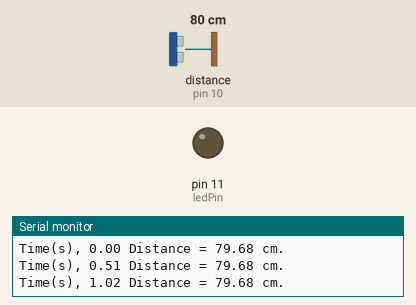
The sketch below on a simulated Arduino Uno, built with avr-gcc and run on an emulated ATmega328P. Parts: output pins drawn as LEDs (lit = HIGH), the last lines printed to the serial monitor. Wiring (inferred from the names in the program): ultrasonic range finder: trigger pin 9; echo pin 10. The test bench sets the inputs (shaded band); at power-on: distance to the obstacle (sensor on pin 10) 80 cm. The echo pulse lasts 58.3 µs per cm; pins used as bus, display or sensor lines are not drawn.

Above: at 1.3 s.
1.4 s: distance to the obstacle (sensor on pin 10) set to 12 cm
2.9 s: distance to the obstacle (sensor on pin 10) set to 9 cm
At 4.2 s:
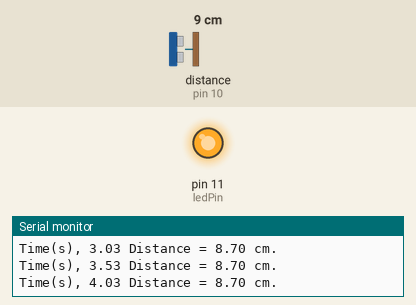
4.5 s: distance to the obstacle (sensor on pin 10) set to 18 cm
At 5.7 s:
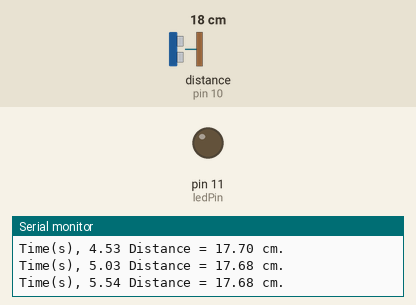
6.0 s: distance to the obstacle (sensor on pin 10) set to 2 cm
At 7.2 s:
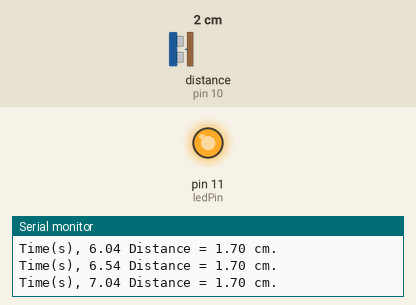
Timing chart, 0 to 8.5 s (numbered marks = the images above; inputs shaded):
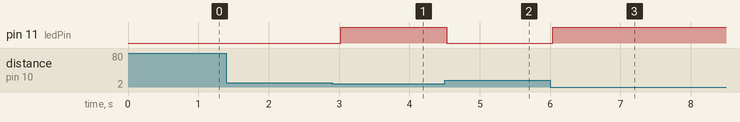

The sketch:

Ultrasonic_Sensor_with_Distance_.ino
```cpp
// Define Pin Numbers
const int triggerPin = 9;
const int echoPin = 10;
const int ledPin = 11;
float pulse_width, distance;


void setup() {
  // put your setup code here, to run once:
  pinMode(triggerPin, OUTPUT);
  pinMode(echoPin, INPUT);
  pinMode(ledPin, OUTPUT);
  Serial.begin(9600);
  digitalWrite(triggerPin, LOW); // Sets the triggerPin Low or essentilly resets it.
  delayMicroseconds(2); // Waits two seconds before going into the loop.

}

void loop() {
  // put your main code here, to run repeatedly:
  digitalWrite(triggerPin, HIGH); // TriggerPin High for 10 ms
  delayMicroseconds(10);
  digitalWrite(triggerPin, LOW);  // TriggerPin low to read the echo signal
  pulse_width = pulseIn(echoPin, HIGH);
  distance = (pulse_width*0.0343)/2;
  distance = constrain(distance, 0, 400);

  float t = ((float) millis())/1000.0; // Current time
  Serial.print("Time(s), ");
  Serial.print(t);
  Serial.print(" Distance = ");
  Serial.print(distance);
  Serial.print(" cm.\n");
  if (distance <= 10 or distance == 400) {
    digitalWrite(ledPin, HIGH);

  }
  else {
    digitalWrite(ledPin, LOW);
  }
  delay(500);

}
```

Measured:
- the behaviour switches between 11 and 10 cm on distance to the obstacle (sensor on pin 10) (found by bisection; images 0 and 1)
- after the input at 2.9 s, pin 11 (ledPin): LOW → HIGH after 0.13 s
- after the input at 4.5 s, pin 11 (ledPin): HIGH → LOW at once
- after the input at 6.0 s, pin 11 (ledPin): LOW → HIGH at once
